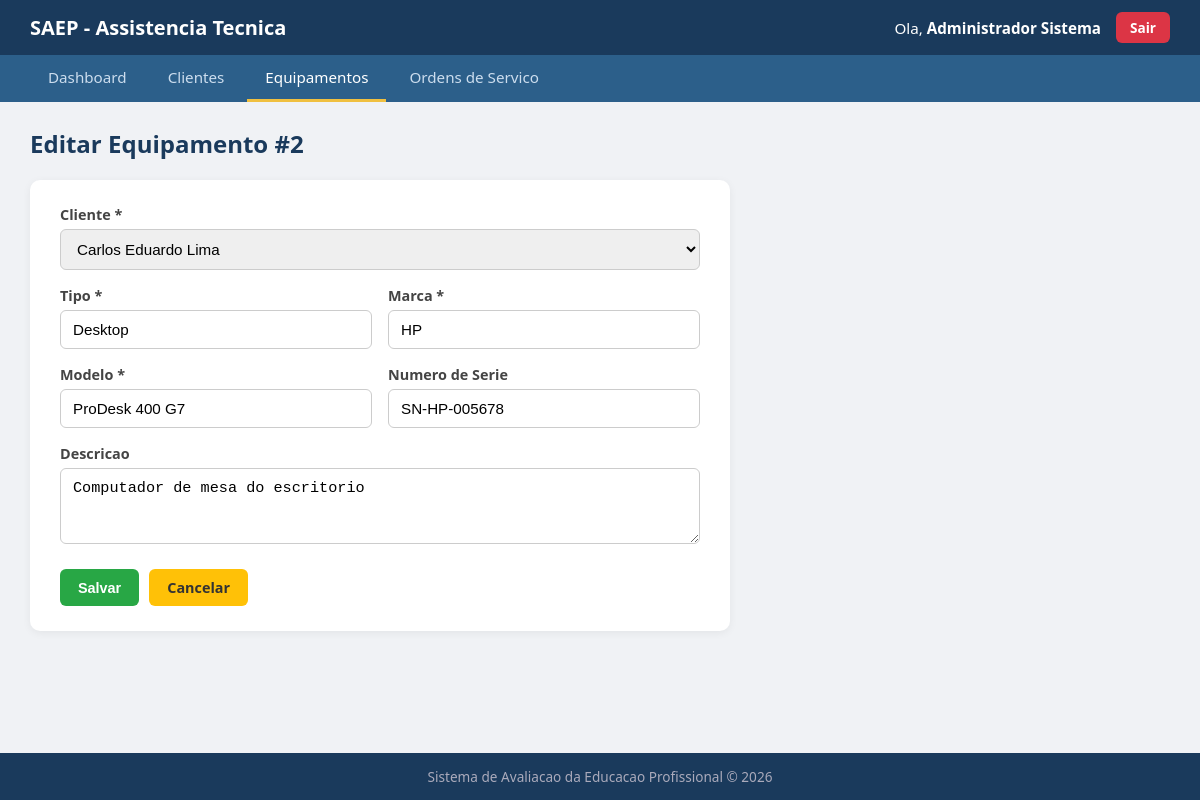
Screenshot of /sistema/equipamentos/editar.php?id=2 (signed in) with the database file from the repository.
### tables this page shows
CREATE TABLE equipamentos (
    id              INT AUTO_INCREMENT PRIMARY KEY,
    cliente_id      INT NOT NULL,
    tipo            VARCHAR(80)  NOT NULL,
    marca           VARCHAR(80)  NOT NULL,
    modelo          VARCHAR(100) NOT NULL,
    numero_serie    VARCHAR(80),
    descricao       TEXT,
    criado_em       TIMESTAMP DEFAULT CURRENT_TIMESTAMP,
    CONSTRAINT fk_equip_cliente
        FOREIGN KEY (cliente_id) REFERENCES clientes(id)
        ON DELETE RESTRICT ON UPDATE CASCADE
);

CREATE TABLE clientes (
    id          INT AUTO_INCREMENT PRIMARY KEY,
    nome        VARCHAR(120) NOT NULL,
    cpf         VARCHAR(64)  NOT NULL,
    telefone    VARCHAR(64)  NOT NULL,
    email       VARCHAR(120),
    endereco    VARCHAR(200),
    criado_em   TIMESTAMP DEFAULT CURRENT_TIMESTAMP
);

### sistema/equipamentos/editar.php (the view, shortened to what this page needs)
<?php
require_once __DIR__ . '/../config/conexao.php';
$id = intval($_GET['id'] ?? 0);
$stmt = $conn->prepare("SELECT * FROM equipamentos WHERE id = ?");
$stmt->bind_param("i", $id);
$stmt->execute();
$equip = $stmt->get_result()->fetch_assoc();
$clientes = $conn->query("SELECT id, nome FROM clientes ORDER BY nome");
?>
<!DOCTYPE html>
<html lang="pt-BR">
<head>
    <link rel="stylesheet" href="../css/style.css">
</head>
<body>
    <header class="topo">
        <div class="topo-esquerda">
            <h1>SAEP - Assistencia Tecnica</h1>
        </div>
        <div class="topo-direita">
            <span class="usuario-logado">Ola, <strong><?php echo htmlspecialchars($_SESSION['usuario_nome']); ?></strong></span>
            <a href="../logout.php" class="btn btn-sair">Sair</a>
        </div>
    </header>
    <nav class="menu">
        <a href="../dashboard.php">Dashboard</a>
        <a href="../clientes/listar.php">Clientes</a>
        <a href="listar.php" class="ativo">Equipamentos</a>
        <a href="../ordens/listar.php">Ordens de Servico</a>
    </nav>
    <main class="conteudo">
        <h2>Editar Equipamento #<?php echo $equip['id']; ?></h2>
        <div class="form-box">
            <form method="POST" action="editar.php?id=<?php echo $id; ?>">
                <div class="form-group">
                    <label for="cliente_id">Cliente *</label>
                    <select id="cliente_id" name="cliente_id" required>
                        <?php while ($c = $clientes->fetch_assoc()): ?>
                            <option value="<?php echo $c['id']; ?>"
                                <?php echo ($equip['cliente_id'] == $c['id']) ? 'selected' : ''; ?>>
                                <?php echo htmlspecialchars($c['nome']); ?>
                            </option>
                        <?php endwhile; ?>
                    </select>
                </div>
                <div class="form-row">
                    <div class="form-group">
                        <label for="tipo">Tipo *</label>
                        <input type="text" id="tipo" name="tipo" required
                               value="<?php echo htmlspecialchars($equip['tipo']); ?>">
                    </div>
                    <div class="form-group">
                        <label for="marca">Marca *</label>
                        <input type="text" id="marca" name="marca" required
                               value="<?php echo htmlspecialchars($equip['marca']); ?>">
                    </div>
                </div>
                <div class="form-row">
                    <div class="form-group">
                        <label for="modelo">Modelo *</label>
                        <input type="text" id="modelo" name="modelo" required
                               value="<?php echo htmlspecialchars($equip['modelo']); ?>">
                    </div>
                    <div class="form-group">
                        <label for="numero_serie">Numero de Serie</label>
                        <input type="text" id="numero_serie" name="numero_serie"
                               value="<?php echo htmlspecialchars($equip['numero_serie'] ?? ''); ?>">
                    </div>
                </div>
                <div class="form-group">
                    <label for="descricao">Descricao</label>
                    <textarea id="descricao" name="descricao" rows="3"><?php echo htmlspecialchars($equip['descricao'] ?? ''); ?></textarea>
                </div>
                <div class="form-acoes">
                    <button type="submit" class="btn btn-sucesso">Salvar</button>
                    <a href="listar.php" class="btn btn-aviso">Cancelar</a>
                </div>
            </form>
        </div>
    </main>
    <footer class="rodape">
        Sistema de Avaliacao da Educacao Profissional &copy; <?php echo date('Y'); ?>
    </footer>
</body>
</html>

### sistema/css/style.css (style rules this page uses)
* { margin: 0; padding: 0; box-sizing: border-box; }
body { font-family: 'Segoe UI', Tahoma, Geneva, Verdana, sans-serif; background: #f0f2f5; color: #333; min-height: 100vh; display: flex; flex-direction: column; }
.topo { background: #1a3a5c; color: #fff; padding: 12px 30px; display: flex; justify-content: space-between; align-items: center; }
.topo h1 { font-size: 1.25rem; font-weight: 600; }
.topo-direita { display: flex; align-items: center; gap: 15px; }
.usuario-logado { font-size: 0.95rem; }
.menu { background: #2c5f8a; padding: 0 30px; display: flex; gap: 5px; }
.menu a { color: #cde; text-decoration: none; padding: 12px 18px; font-size: 0.95rem; border-bottom: 3px solid transparent; transition: all 0.2s; }
.menu a:hover, .menu a.ativo { color: #fff; border-bottom-color: #f0c040; }
.conteudo { flex: 1; padding: 25px 30px; max-width: 1200px; width: 100%; margin: 0 auto; }
.conteudo h2 { margin-bottom: 20px; color: #1a3a5c; }
.form-group { margin-bottom: 16px; }
.form-group label { display: block; margin-bottom: 5px; font-weight: 600; font-size: 0.9rem; color: #444; }
.form-group input, .form-group select, .form-group textarea { width: 100%; padding: 10px 12px; border: 1px solid #ccc; border-radius: 6px; font-size: 0.95rem; transition: border 0.2s; }
.form-row { display: grid; grid-template-columns: 1fr 1fr; gap: 16px; }
.btn { display: inline-block; padding: 9px 18px; border: none; border-radius: 6px; font-size: 0.9rem; font-weight: 600; cursor: pointer; text-decoration: none; transition: background 0.2s; }
.btn-sucesso { background: #28a745; color: #fff; }
.btn-aviso { background: #ffc107; color: #333; }
.btn-sair { background: #dc3545; color: #fff; padding: 6px 14px; font-size: 0.85rem; }
.form-box { background: #fff; border-radius: 10px; padding: 25px 30px; box-shadow: 0 2px 8px rgba(0,0,0,0.06); max-width: 700px; }
.form-acoes { margin-top: 20px; display: flex; gap: 10px; }
.rodape { text-align: center; padding: 14px; background: #1a3a5c; color: #aab; font-size: 0.85rem; margin-top: auto; }

### rows the page displays
equipamentos: id "2", cliente_id "Carlos Eduardo Lima", tipo "Desktop", marca "HP", modelo "ProDesk 400 G7", numero_serie "SN-HP-005678", descricao "Computador de mesa do escritorio"

### other values shown
$_SESSION['usuario_nome'] "Administrador Sistema"
